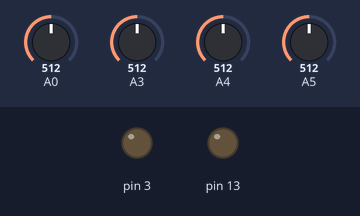
Simulated run of this sketch. Board: Arduino Uno, built with avr-gcc and run on an emulated ATmega328P. On the bench: output pins drawn as LEDs (lit = HIGH). The inputs (shaded band) are chosen by the test bench; at power-on: A0 = 512, A3 = 512, A5 = 512, A4 = 512.

Above: at 1.2 s.
1.3 s: A0 set to 519
At 2.1 s:
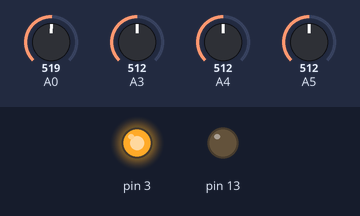
2.8 s: A3 set to 530
At 3.3 s:
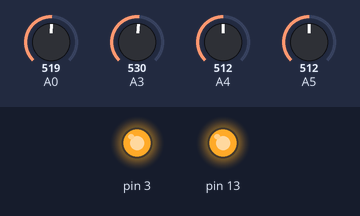
4.3 s: A5 set to 534
At 5.5 s:
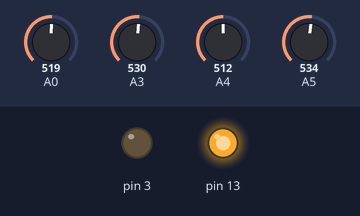
5.8 s: A5 set to 306
At 6.7 s:
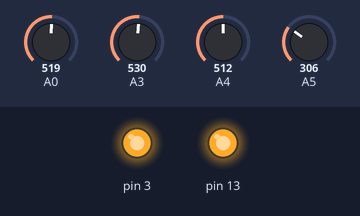
7.3 s: A5 set to 716
At 7.9 s:
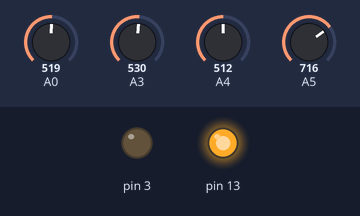
Timing chart, 0 to 9.8 s (numbered marks = the images above; inputs shaded):
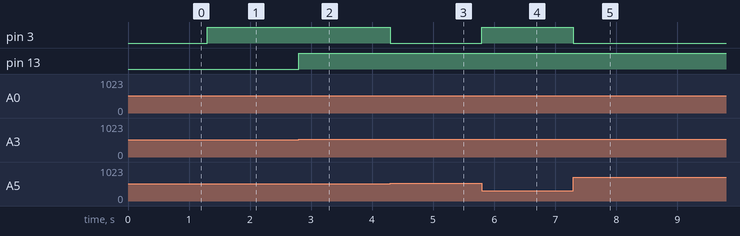

Measured:
- the behaviour switches between 512 and 513 on A0 (found by bisection; images 0 and 1)
- the behaviour switches between 512 and 513 on A3 (found by bisection; images 1 and 2)
- the behaviour switches between 518 and 519 on A5 (found by bisection; images 2 and 3)
- after the input at 1.3 s, pin 3: LOW → HIGH at once
- after the input at 2.8 s, pin 13: LOW → HIGH at once
- after the input at 4.3 s, pin 3: HIGH → LOW at once
- after the input at 5.8 s, pin 3: LOW → HIGH at once
- after the input at 7.3 s, pin 3: HIGH → LOW at once

The sketch:

A2_SensorLed.ino
```cpp
//メディア芸術プログラム
//A2 : 光センサでLED
//2014.8.2

void setup(){
  //左のセンサ用 A0
  pinMode(A0,INPUT_PULLUP);
  //右のセンサ用 A3
  pinMode(A3,INPUT_PULLUP);
}

void loop(){
  //左のセンサとLED
  //A0 -- 光センサ、A5 -- ツマミ
  if(analogRead(A0) > analogRead(A5)){
    //LED明るさを最大に
    analogWrite(3,255);
  }
  else{
    //LED明るさを最小に
    analogWrite(3,0);
  }

  //右のセンサとLED
  //A3 -- 光センサ、A4 -- ツマミ
  if(analogRead(A3) > analogRead(A4)){
    //LED明るさを最大に
    analogWrite(13,255);
  }
  else{
    //LED明るさを最小に
    analogWrite(13,0);
  }
}
```
